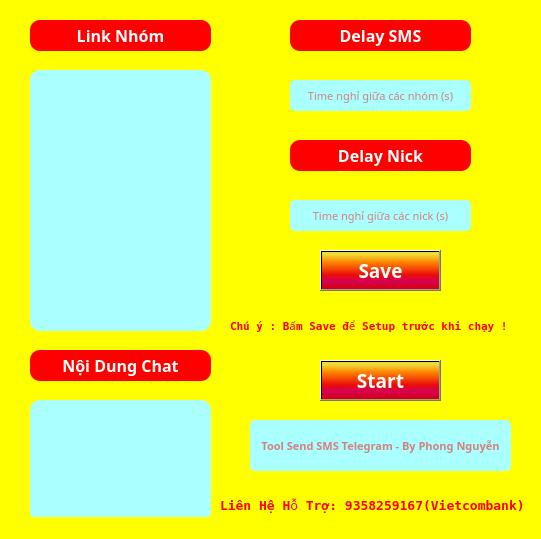
<?xml version="1.0" encoding="UTF-8"?>
<ui version="4.0">
 <class>MainWindow</class>
 <widget class="QMainWindow" name="MainWindow">
  <property name="geometry">
   <rect>
    <x>0</x>
    <y>0</y>
    <width>541</width>
    <height>539</height>
   </rect>
  </property>
  <property name="windowTitle">
   <string>Tool Send SMS Telegram - by Phong Nguyễn</string>
  </property>
  <property name="windowIcon">
   <iconset>
    <normaloff>data/icon.png</normaloff>data/icon.png</iconset>
  </property>
  <property name="styleSheet">
   <string notr="true">background-color: rgb(255, 255, 0);</string>
  </property>
  <widget class="QWidget" name="centralwidget">
   <widget class="QLabel" name="label">
    <property name="geometry">
     <rect>
      <x>30</x>
      <y>20</y>
      <width>181</width>
      <height>31</height>
     </rect>
    </property>
    <property name="font">
     <font>
      <family>Segoe Script</family>
      <pointsize>12</pointsize>
      <weight>75</weight>
      <bold>true</bold>
     </font>
    </property>
    <property name="layoutDirection">
     <enum>Qt::LeftToRight</enum>
    </property>
    <property name="styleSheet">
     <string notr="true">background-color: rgb(255, 0, 0);
color: rgb(255, 255, 255);
border-radius: 10px;</string>
    </property>
    <property name="text">
     <string>Link Nhóm</string>
    </property>
    <property name="alignment">
     <set>Qt::AlignCenter</set>
    </property>
   </widget>
   <widget class="QLabel" name="label_2">
    <property name="geometry">
     <rect>
      <x>30</x>
      <y>350</y>
      <width>181</width>
      <height>31</height>
     </rect>
    </property>
    <property name="font">
     <font>
      <family>Segoe Script</family>
      <pointsize>12</pointsize>
      <weight>75</weight>
      <bold>true</bold>
     </font>
    </property>
    <property name="layoutDirection">
     <enum>Qt::LeftToRight</enum>
    </property>
    <property name="styleSheet">
     <string notr="true">background-color: rgb(255, 0, 0);
color: rgb(255, 255, 255);
border-radius: 10px;</string>
    </property>
    <property name="text">
     <string>Nội Dung Chat</string>
    </property>
    <property name="alignment">
     <set>Qt::AlignCenter</set>
    </property>
   </widget>
   <widget class="QTextEdit" name="textEdit">
    <property name="geometry">
     <rect>
      <x>30</x>
      <y>70</y>
      <width>181</width>
      <height>261</height>
     </rect>
    </property>
    <property name="font">
     <font>
      <family>Segoe Script</family>
      <pointsize>10</pointsize>
      <weight>75</weight>
      <bold>true</bold>
     </font>
    </property>
    <property name="styleSheet">
     <string notr="true">border-radius: 10px;
color: rgb(255, 0, 0);
background-color: rgb(170, 255, 255);</string>
    </property>
    <property name="html">
     <string>&lt;!DOCTYPE HTML PUBLIC &quot;-//W3C//DTD HTML 4.0//EN&quot; &quot;http://www.w3.org/TR/REC-html40/strict.dtd&quot;&gt;
&lt;html&gt;&lt;head&gt;&lt;meta name=&quot;qrichtext&quot; content=&quot;1&quot; /&gt;&lt;style type=&quot;text/css&quot;&gt;
p, li { white-space: pre-wrap; }
&lt;/style&gt;&lt;/head&gt;&lt;body style=&quot; font-family:'Segoe Script'; font-size:10pt; font-weight:600; font-style:normal;&quot;&gt;
&lt;p style=&quot;-qt-paragraph-type:empty; margin-top:0px; margin-bottom:0px; margin-left:0px; margin-right:0px; -qt-block-indent:0; text-indent:0px; font-size:8.25pt;&quot;&gt;&lt;br /&gt;&lt;/p&gt;&lt;/body&gt;&lt;/html&gt;</string>
    </property>
   </widget>
   <widget class="QTextEdit" name="textEdit_2">
    <property name="geometry">
     <rect>
      <x>30</x>
      <y>400</y>
      <width>181</width>
      <height>121</height>
     </rect>
    </property>
    <property name="font">
     <font>
      <family>Segoe Script</family>
      <pointsize>10</pointsize>
      <weight>75</weight>
      <bold>true</bold>
     </font>
    </property>
    <property name="styleSheet">
     <string notr="true">border-radius: 10px;
background-color: rgb(170, 255, 255);
color: rgb(255, 0, 0);</string>
    </property>
    <property name="html">
     <string>&lt;!DOCTYPE HTML PUBLIC &quot;-//W3C//DTD HTML 4.0//EN&quot; &quot;http://www.w3.org/TR/REC-html40/strict.dtd&quot;&gt;
&lt;html&gt;&lt;head&gt;&lt;meta name=&quot;qrichtext&quot; content=&quot;1&quot; /&gt;&lt;style type=&quot;text/css&quot;&gt;
p, li { white-space: pre-wrap; }
&lt;/style&gt;&lt;/head&gt;&lt;body style=&quot; font-family:'Segoe Script'; font-size:10pt; font-weight:600; font-style:normal;&quot;&gt;
&lt;p style=&quot;-qt-paragraph-type:empty; margin-top:0px; margin-bottom:0px; margin-left:0px; margin-right:0px; -qt-block-indent:0; text-indent:0px; font-size:8.25pt;&quot;&gt;&lt;br /&gt;&lt;/p&gt;&lt;/body&gt;&lt;/html&gt;</string>
    </property>
   </widget>
   <widget class="QLabel" name="label_3">
    <property name="geometry">
     <rect>
      <x>290</x>
      <y>20</y>
      <width>181</width>
      <height>31</height>
     </rect>
    </property>
    <property name="font">
     <font>
      <family>Segoe Script</family>
      <pointsize>12</pointsize>
      <weight>75</weight>
      <bold>true</bold>
     </font>
    </property>
    <property name="layoutDirection">
     <enum>Qt::LeftToRight</enum>
    </property>
    <property name="styleSheet">
     <string notr="true">background-color: rgb(255, 0, 0);
color: rgb(255, 255, 255);
border-radius: 10px;</string>
    </property>
    <property name="text">
     <string>Delay SMS</string>
    </property>
    <property name="alignment">
     <set>Qt::AlignCenter</set>
    </property>
   </widget>
   <widget class="QLabel" name="label_4">
    <property name="geometry">
     <rect>
      <x>290</x>
      <y>140</y>
      <width>181</width>
      <height>31</height>
     </rect>
    </property>
    <property name="font">
     <font>
      <family>Segoe Script</family>
      <pointsize>12</pointsize>
      <weight>75</weight>
      <bold>true</bold>
     </font>
    </property>
    <property name="layoutDirection">
     <enum>Qt::LeftToRight</enum>
    </property>
    <property name="styleSheet">
     <string notr="true">background-color: rgb(255, 0, 0);
color: rgb(255, 255, 255);
border-radius: 10px;</string>
    </property>
    <property name="text">
     <string>Delay Nick</string>
    </property>
    <property name="alignment">
     <set>Qt::AlignCenter</set>
    </property>
   </widget>
   <widget class="QLineEdit" name="lineEdit">
    <property name="geometry">
     <rect>
      <x>290</x>
      <y>80</y>
      <width>181</width>
      <height>31</height>
     </rect>
    </property>
    <property name="font">
     <font>
      <family>Segoe Script</family>
      <pointsize>8</pointsize>
     </font>
    </property>
    <property name="styleSheet">
     <string notr="true">border-radius: 5px;
color: rgb(255, 0, 0);
background-color: rgb(170, 255, 255);</string>
    </property>
    <property name="alignment">
     <set>Qt::AlignCenter</set>
    </property>
    <property name="placeholderText">
     <string>Time nghỉ giữa các nhóm (s)</string>
    </property>
   </widget>
   <widget class="QLineEdit" name="lineEdit_2">
    <property name="geometry">
     <rect>
      <x>290</x>
      <y>200</y>
      <width>181</width>
      <height>31</height>
     </rect>
    </property>
    <property name="font">
     <font>
      <family>Segoe Script</family>
      <pointsize>8</pointsize>
     </font>
    </property>
    <property name="styleSheet">
     <string notr="true">border-radius: 5px;
background-color: rgb(170, 255, 255);
color: rgb(255, 0, 0);</string>
    </property>
    <property name="alignment">
     <set>Qt::AlignCenter</set>
    </property>
    <property name="placeholderText">
     <string>Time nghỉ giữa các nick (s)</string>
    </property>
   </widget>
   <widget class="QPushButton" name="pushButton">
    <property name="geometry">
     <rect>
      <x>320</x>
      <y>250</y>
      <width>121</width>
      <height>41</height>
     </rect>
    </property>
    <property name="font">
     <font>
      <family>Segoe Script</family>
      <pointsize>14</pointsize>
      <weight>75</weight>
      <bold>true</bold>
     </font>
    </property>
    <property name="cursor">
     <cursorShape>PointingHandCursor</cursorShape>
    </property>
    <property name="styleSheet">
     <string notr="true">background-color: qlineargradient(spread:pad, x1:0, y1:1, x2:0, y2:0, stop:0 rgba(218, 0, 0, 255), stop:0.193182 rgba(212, 0, 89, 255), stop:0.375 rgba(234, 11, 11, 255), stop:0.545455 rgba(244, 70, 5, 255), stop:0.732955 rgba(255, 136, 0, 255), stop:0.935 rgba(239, 219, 55, 255));
color: rgb(255, 255, 255);</string>
    </property>
    <property name="text">
     <string>Save</string>
    </property>
   </widget>
   <widget class="QLabel" name="label_5">
    <property name="geometry">
     <rect>
      <x>230</x>
      <y>300</y>
      <width>301</width>
      <height>51</height>
     </rect>
    </property>
    <property name="font">
     <font>
      <family>NSimSun</family>
      <pointsize>8</pointsize>
      <weight>75</weight>
      <bold>true</bold>
     </font>
    </property>
    <property name="styleSheet">
     <string notr="true">color: rgb(255, 0, 0);</string>
    </property>
    <property name="text">
     <string>Chú ý : Bấm Save để Setup trước khi chạy !</string>
    </property>
   </widget>
   <widget class="QPushButton" name="pushButton_2">
    <property name="geometry">
     <rect>
      <x>320</x>
      <y>360</y>
      <width>121</width>
      <height>41</height>
     </rect>
    </property>
    <property name="font">
     <font>
      <family>Segoe Script</family>
      <pointsize>14</pointsize>
      <weight>75</weight>
      <bold>true</bold>
     </font>
    </property>
    <property name="cursor">
     <cursorShape>PointingHandCursor</cursorShape>
    </property>
    <property name="styleSheet">
     <string notr="true">background-color: qlineargradient(spread:pad, x1:0, y1:1, x2:0, y2:0, stop:0 rgba(218, 0, 0, 255), stop:0.193182 rgba(212, 0, 89, 255), stop:0.375 rgba(234, 11, 11, 255), stop:0.545455 rgba(244, 70, 5, 255), stop:0.732955 rgba(255, 136, 0, 255), stop:0.935 rgba(239, 219, 55, 255));
color: rgb(255, 255, 255);</string>
    </property>
    <property name="text">
     <string>Start</string>
    </property>
   </widget>
   <widget class="QLineEdit" name="lineEdit_3">
    <property name="geometry">
     <rect>
      <x>250</x>
      <y>420</y>
      <width>261</width>
      <height>51</height>
     </rect>
    </property>
    <property name="font">
     <font>
      <family>Sitka Small</family>
      <pointsize>8</pointsize>
      <weight>75</weight>
      <bold>true</bold>
     </font>
    </property>
    <property name="styleSheet">
     <string notr="true">border-radius: 5px;
background-color: rgb(170, 255, 255);
color: rgb(255, 0, 0);</string>
    </property>
    <property name="alignment">
     <set>Qt::AlignCenter</set>
    </property>
    <property name="readOnly">
     <bool>true</bool>
    </property>
    <property name="placeholderText">
     <string>Tool Send SMS Telegram - By Phong Nguyễn</string>
    </property>
   </widget>
   <widget class="QLabel" name="label_6">
    <property name="geometry">
     <rect>
      <x>220</x>
      <y>480</y>
      <width>361</width>
      <height>51</height>
     </rect>
    </property>
    <property name="font">
     <font>
      <family>NSimSun</family>
      <pointsize>10</pointsize>
      <weight>75</weight>
      <bold>true</bold>
     </font>
    </property>
    <property name="styleSheet">
     <string notr="true">color: rgb(255, 0, 0);
background-color: rgb(255, 255, 255,0);</string>
    </property>
    <property name="text">
     <string>Liên Hệ Hỗ Trợ: 9358259167(Vietcombank)</string>
    </property>
   </widget>
  </widget>
  <widget class="QStatusBar" name="statusbar"/>
 </widget>
 <resources/>
 <connections/>
</ui>
